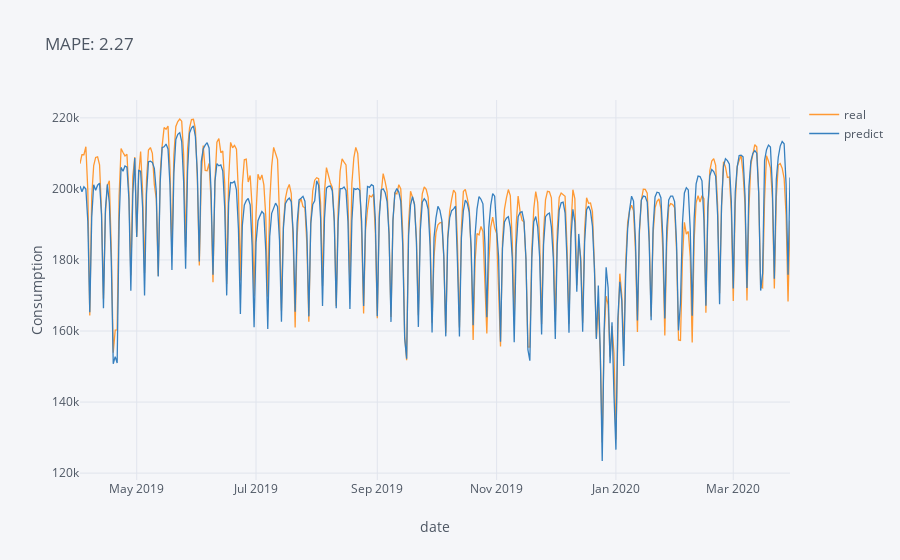

The cell this chart's notebook holds for it:
### Markdown cell above
### X 0 days prediction

### Code cell
mape2 = join["12_04_2021_17_49_00"].error.mean()*100
join["12_04_2021_17_49_00"][["real", "predict"]].iplot(title = f"MAPE: {mape2:.2f}", xTitle = "date", yTitle = "Consumption")

### Figure 1 — Plotly figure (JSON) as saved in the notebook; plotly's stock layout.template omitted (floating-point values rounded to 4 significant figures; data arrays with more than 128 entries replaced by an {"elided": "..."} marker saying what was removed)
{"data": [{"line": {"color": "rgba(255, 153, 51, 1.0)", "dash": "solid", "shape": "linear", "width": 1.3}, "mode": "lines", "name": "real", "text": "", "type": "scatter", "x": {"elided": "364 str values"}, "y": {"elided": "364 float values"}}, {"line": {"color": "rgba(55, 128, 191, 1.0)", "dash": "solid", "shape": "linear", "width": 1.3}, "mode": "lines", "name": "predict", "text": "", "type": "scatter", "x": {"elided": "364 str values"}, "y": {"elided": "364 float values"}}], "layout": {"legend": {"bgcolor": "#F5F6F9", "font": {"color": "#4D5663"}}, "paper_bgcolor": "#F5F6F9", "plot_bgcolor": "#F5F6F9", "title": {"font": {"color": "#4D5663"}, "text": "MAPE: 2.27"}, "xaxis": {"gridcolor": "#E1E5ED", "showgrid": true, "tickfont": {"color": "#4D5663"}, "title": {"font": {"color": "#4D5663"}, "text": "date"}, "zerolinecolor": "#E1E5ED"}, "yaxis": {"gridcolor": "#E1E5ED", "showgrid": true, "tickfont": {"color": "#4D5663"}, "title": {"font": {"color": "#4D5663"}, "text": "Consumption"}, "zerolinecolor": "#E1E5ED"}}}
